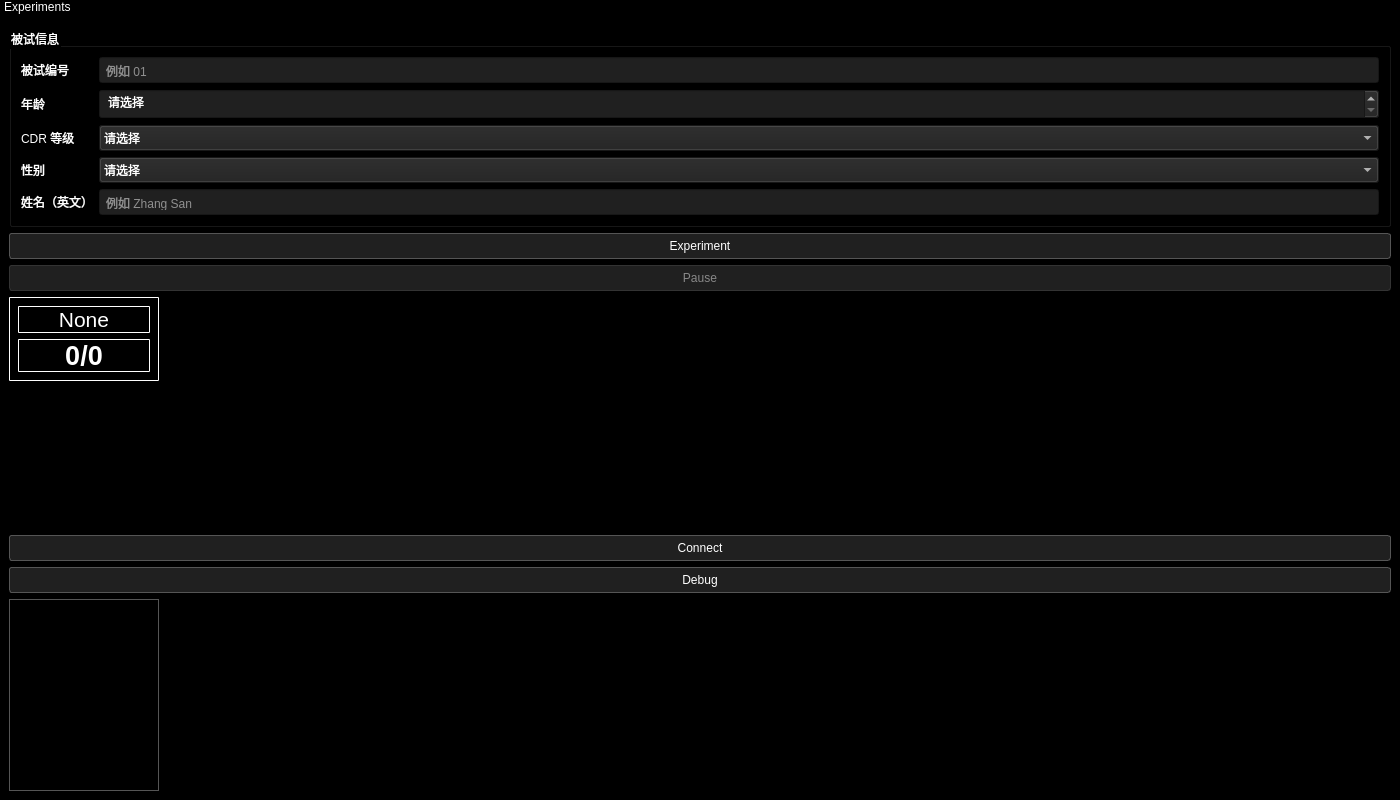
<?xml version="1.0" encoding="UTF-8"?>
<ui version="4.0">
 <class>MainWindow</class>
 <widget class="QMainWindow" name="MainWindow">
  <!-- 《《《《《《《《《《《主窗口初始尺寸，下方width=1400、height=800 -->
  <property name="geometry">
   <rect>
    <x>0</x>
    <y>0</y>
    <width>1400</width>
    <height>800</height>
   </rect>
  </property>
  <!-- 《《《《《《《《《《《窗口或侧栏标题文字 -->
  <property name="windowTitle">
   <string>EOG Oculomotor Visualise</string>
  </property>
  <widget class="Graphics_Page" name="graphics">
   <!-- 《《《《《《《《《《《画布随布局空间伸缩，控件尺寸还受最小最大尺寸约束 -->
   <property name="sizePolicy">
    <sizepolicy hsizetype="Expanding" vsizetype="Expanding">
     <horstretch>0</horstretch>
     <verstretch>0</verstretch>
    </sizepolicy>
   </property>
   <!-- 《《《《《《《《《《《场景范围(-600,-350,1200,700)，不改变轨迹；纵向shift=400超出此初始范围 -->
   <property name="sceneRect">
    <rectf>
     <x>-600.000000000000000</x>
     <y>-350.000000000000000</y>
     <width>1200.000000000000000</width>
     <height>700.000000000000000</height>
    </rectf>
   </property>
   <!-- 《《《《《《《《《《《画布背景RGB颜色，当前黑色，alpha=255不透明 -->
   <property name="backgroundBrush">
    <brush brushstyle="SolidPattern">
     <color alpha="255">
      <red>0</red>
      <green>0</green>
      <blue>0</blue>
     </color>
    </brush>
   </property>
   <!-- 《《《《《《《《《《《两个圆点共用直径24，各实验共用此值，单位场景坐标 -->
   <property name="stimulusDiameter" stdset="0">
    <double>24.000000000000000</double>
   </property>
   <!-- 《《《《《《《《《《《扫视中心点RGB颜色，当前黄色 -->
   <property name="fixationColor" stdset="0">
    <color alpha="255">
     <red>255</red>
     <green>255</green>
     <blue>0</blue>
    </color>
   </property>
   <!-- 《《《《《《《《《《《外围目标、注视任务及追踪圆点RGB颜色，当前白色 -->
   <property name="targetColor" stdset="0">
    <color alpha="255">
     <red>255</red>
     <green>255</green>
     <blue>255</blue>
    </color>
   </property>
   <!-- 《《《《《《《《《《《中央标题和倒计时字体，Arial 48磅粗体 -->
   <property name="titleFont" stdset="0">
    <font>
     <family>Arial</family>
     <pointsize>48</pointsize>
     <bold>true</bold>
    </font>
   </property>
   <!-- 《《《《《《《《《《《场景文字换算DPI=100，影响实际字体大小 -->
   <property name="sceneTextDpi" stdset="0">
    <number>100</number>
   </property>
   <!-- 《《《《《《《《《《《标题和倒计时RGB颜色，当前白色 -->
   <property name="titleColor" stdset="0">
    <color alpha="255">
     <red>255</red>
     <green>255</green>
     <blue>255</blue>
    </color>
   </property>
   <!-- 《《《《《《《《《《《中央提示语字体，Arial 36磅 -->
   <property name="instructionsFont" stdset="0">
    <font>
     <family>Arial</family>
     <pointsize>36</pointsize>
    </font>
   </property>
   <!-- 《《《《《《《《《《《中央提示语RGB颜色，当前白色 -->
   <property name="instructionsColor" stdset="0">
    <color alpha="255">
     <red>255</red>
     <green>255</green>
     <blue>255</blue>
    </color>
   </property>
   <!-- 《《《《《《《《《《《提示语换行宽度700，位置在graphics_page.py计算 -->
   <property name="instructionsWidth" stdset="0">
    <double>700.000000000000000</double>
   </property>
  </widget>
  <widget class="QDockWidget" name="dock">
   <property name="styleSheet">
    <string notr="true">QDockWidget, QWidget#sidebar_container {
    background-color: black;
    color: white;
}
QDockWidget::title {
    background-color: black;
    color: white;
}
QPushButton {
    background-color: #202020;
    color: white;
    border: 1px solid #555555;
    border-radius: 3px;
    padding: 5px;
}
QPushButton:hover { background-color: #333333; }
QPushButton:pressed { background-color: #444444; }
QPushButton:disabled { color: #888888; border-color: #333333; }
QTextEdit { background-color: black; color: white; border: 1px solid #555555; }
QLabel { color: white; }</string>
   </property>
   <!-- 《《《《《《《《《《《侧栏停靠面板可移动设置 -->
   <property name="features">
    <set>QDockWidget::DockWidgetMovable</set>
   </property>
   <!-- 《《《《《《《《《《《窗口或侧栏标题文字 -->
   <property name="windowTitle">
    <string>Experiments</string>
   </property>
   <attribute name="dockWidgetArea">
    <number>1</number>
   </attribute>
   <widget class="QWidget" name="sidebar_container">
    <!-- 《《《《《《《《《《《侧栏排列入口，item顺序决定上下位置，可添加spacing和边距调整间距 -->
    <layout class="QVBoxLayout" name="sidebar_layout">
     <item>
      <widget class="QGroupBox" name="subject_group">
       <property name="title"><string>被试信息</string></property>
       <property name="styleSheet"><string notr="true">QGroupBox { color: white; } QLineEdit, QSpinBox, QComboBox { background-color: #202020; color: white; padding: 4px; } QComboBox QAbstractItemView { background-color: #202020; color: white; }</string></property>
       <layout class="QFormLayout" name="subject_form">
        <item row="4" column="0"><widget class="QLabel" name="subject_name_label"><property name="text"><string>姓名（英文）</string></property></widget></item>
        <item row="4" column="1"><widget class="QLineEdit" name="subject_name_input"><property name="placeholderText"><string>例如 Zhang San</string></property><property name="maxLength"><number>100</number></property></widget></item>
        <item row="0" column="0"><widget class="QLabel" name="subject_id_label"><property name="text"><string>被试编号</string></property></widget></item>
        <item row="0" column="1"><widget class="QLineEdit" name="subject_id_input"><property name="placeholderText"><string>例如 01</string></property><property name="maxLength"><number>40</number></property></widget></item>
        <item row="1" column="0"><widget class="QLabel" name="age_label"><property name="text"><string>年龄</string></property></widget></item>
        <item row="1" column="1"><widget class="QSpinBox" name="age_input"><property name="maximum"><number>120</number></property><property name="specialValueText"><string>请选择</string></property></widget></item>
        <item row="2" column="0"><widget class="QLabel" name="cdr_label"><property name="text"><string>CDR 等级</string></property></widget></item>
        <item row="2" column="1"><widget class="QComboBox" name="cdr_input"><item><property name="text"><string>请选择</string></property></item><item><property name="text"><string>0</string></property></item><item><property name="text"><string>0.5</string></property></item><item><property name="text"><string>1</string></property></item><item><property name="text"><string>2</string></property></item><item><property name="text"><string>3</string></property></item></widget></item>
        <item row="3" column="0"><widget class="QLabel" name="gender_label"><property name="text"><string>性别</string></property></widget></item>
        <item row="3" column="1"><widget class="QComboBox" name="gender_input"><item><property name="text"><string>请选择</string></property></item><item><property name="text"><string>男</string></property></item><item><property name="text"><string>女</string></property></item><item><property name="text"><string>其他</string></property></item></widget></item>
       </layout>
      </widget>
     </item>
     <item>
      <widget class="QPushButton" name="expt_btn">
       <!-- 《《《《《《《《《《《控件初始文字，运行时状态和按钮文字可能被控制器更新 -->
       <property name="text">
        <string>Experiment</string>
       </property>
      </widget>
     </item>
     <item>
      <widget class="QPushButton" name="countdown_btn">
       <!-- 《《《《《《《《《《《Pause初始禁用，块间休息时由控制器启用 -->
       <property name="enabled">
        <bool>false</bool>
       </property>
       <!-- 《《《《《《《《《《《控件初始文字，运行时状态和按钮文字可能被控制器更新 -->
       <property name="text">
        <string>Pause</string>
       </property>
      </widget>
     </item>
     <item>
      <widget class="QWidget" name="info" native="true">
       <!-- 《《《《《《《《《《《控件最小尺寸；固定宽150时修改宽度须同步改maximumSize -->
       <property name="minimumSize">
        <size>
         <width>150</width>
         <height>0</height>
        </size>
       </property>
       <!-- 《《《《《《《《《《《控件最大尺寸；固定宽150时修改宽度须同步改minimumSize -->
       <property name="maximumSize">
        <size>
         <width>150</width>
         <height>16777215</height>
        </size>
       </property>
       <!-- 《《《《《《《《《《《信息框样式，grey背景、white边框，可改background-color、color、border -->
       <property name="styleSheet">
        <string notr="true">QWidget {
                background-color: black;
                color: white;
                border: 1px solid white;
                border-radius: 1px;
            }</string>
       </property>
       <layout class="QVBoxLayout" name="info_layout">
        <item>
         <widget class="QLabel" name="current_experiment">
          <!-- 《《《《《《《《《《《侧栏标签字体字号，修改family、pointsize和bold -->
          <property name="font">
           <font>
            <family>Arial</family>
            <pointsize>16</pointsize>
           </font>
          </property>
          <!-- 《《《《《《《《《《《控件初始文字，运行时状态和按钮文字可能被控制器更新 -->
          <property name="text">
           <string>None</string>
          </property>
          <!-- 《《《《《《《《《《《侧栏文字对齐方式，当前居中 -->
          <property name="alignment">
           <set>Qt::AlignCenter</set>
          </property>
          <!-- 《《《《《《《《《《《侧栏实验名称自动换行开关 -->
          <property name="wordWrap">
           <bool>true</bool>
          </property>
         </widget>
        </item>
        <item>
         <widget class="QLabel" name="reps_count">
          <!-- 《《《《《《《《《《《侧栏标签字体字号，修改family、pointsize和bold -->
          <property name="font">
           <font>
            <family>Arial</family>
            <pointsize>20</pointsize>
            <bold>true</bold>
           </font>
          </property>
          <!-- 《《《《《《《《《《《控件初始文字，运行时状态和按钮文字可能被控制器更新 -->
          <property name="text">
           <string>0/0</string>
          </property>
          <!-- 《《《《《《《《《《《侧栏文字对齐方式，当前居中 -->
          <property name="alignment">
           <set>Qt::AlignCenter</set>
          </property>
         </widget>
        </item>
       </layout>
      </widget>
     </item>
     <item>
      <spacer name="sidebar_spacer">
       <property name="orientation">
        <enum>Qt::Vertical</enum>
       </property>
       <property name="sizeType">
        <enum>QSizePolicy::Expanding</enum>
       </property>
       <!-- 《《《《《《《《《《《伸缩空白建议尺寸，与Expanding共同影响按钮间空白 -->
       <property name="sizeHint" stdset="0">
        <size>
         <width>0</width>
         <height>0</height>
        </size>
       </property>
      </spacer>
     </item>
     <item>
      <widget class="QPushButton" name="connect_btn">
       <!-- 《《《《《《《《《《《控件初始文字，运行时状态和按钮文字可能被控制器更新 -->
       <property name="text">
        <string>Connect</string>
       </property>
      </widget>
     </item>
     <item>
      <widget class="QPushButton" name="status_btn">
       <!-- 《《《《《《《《《《《控件初始文字，运行时状态和按钮文字可能被控制器更新 -->
       <property name="text">
        <string>Debug</string>
       </property>
      </widget>
     </item>
     <item>
      <widget class="QTextEdit" name="status_box">
       <!-- 《《《《《《《《《《《控件最小尺寸；固定宽150时修改宽度须同步改maximumSize -->
       <property name="minimumSize">
        <size>
         <width>150</width>
         <height>0</height>
        </size>
       </property>
       <!-- 《《《《《《《《《《《控件最大尺寸；固定宽150时修改宽度须同步改minimumSize -->
       <property name="maximumSize">
        <size>
         <width>150</width>
         <height>16777215</height>
        </size>
       </property>
       <property name="readOnly">
        <bool>true</bool>
       </property>
      </widget>
     </item>
    </layout>
   </widget>
  </widget>
 </widget>
 <customwidgets>
  <customwidget>
   <class>Graphics_Page</class>
   <extends>QGraphicsView</extends>
   <header>graphics_page</header>
  </customwidget>
 </customwidgets>
 <resources/>
 <connections/>
</ui>
